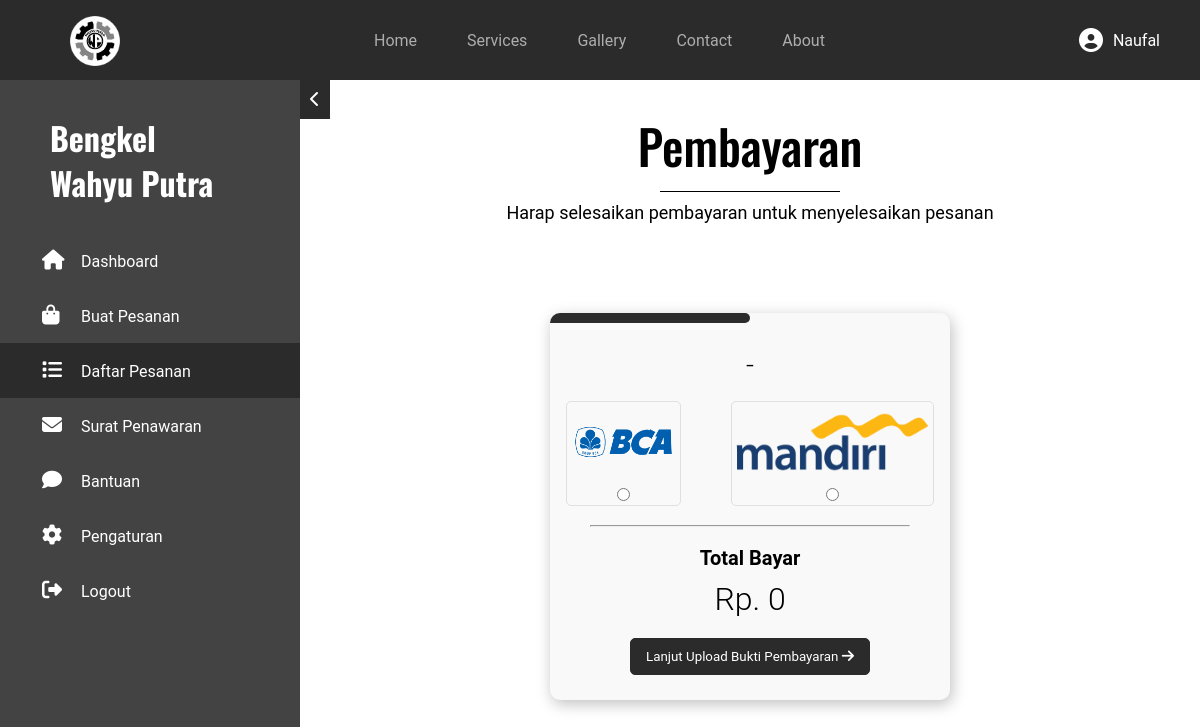
/dashboard/pages/payment/index.php?no=3 (signed in), run on an earlier commit of the app's database.
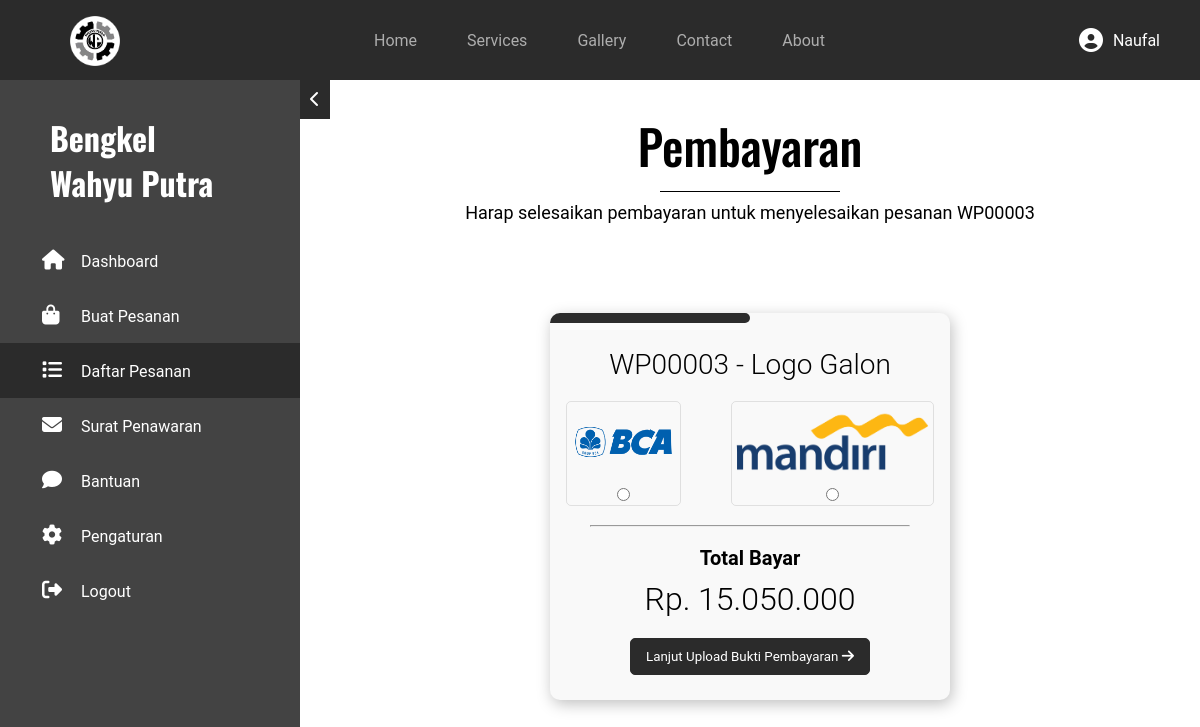
And on a later commit of the database.
### tables this page shows
CREATE TABLE `penawaran` (
  `id_penawaran` int(11) NOT NULL,
  `no_pesanan` int(11) NOT NULL,
  `surat_penawaran` varchar(500) NOT NULL,
  `harga` int(11) NOT NULL,
  `tgl_penawaran` date NOT NULL DEFAULT curdate(),
  `waktu_penawaran` time NOT NULL DEFAULT curtime(),
  `status_penawaran` enum('Diterbitkan','Negosiasi','Disetujui','Terbit Baru') NOT NULL DEFAULT 'Diterbitkan'
);

CREATE TABLE `pemesanan_item` (
  `id_item` int(11) NOT NULL,
  `no_pesanan` int(11) NOT NULL,
  `nama_item` varchar(30) NOT NULL,
  `desain_gambar` varchar(255) NOT NULL,
  `material` varchar(20) NOT NULL,
  `jumlah_item` int(11) NOT NULL
);

### dashboard/pages/payment/index.php (the view, shortened to what this page needs)
<?php
require_once $_SERVER['DOCUMENT_ROOT'] . "/bengkel-wahyu-putra/includes/global/koneksi.php";
$stmt = $conn->prepare("SELECT *, CONCAT('WP', LPAD(ps.no_pesanan, 5, '0')) AS nomor_pesanan
FROM penawaran pw
JOIN pemesanan ps ON ps.no_pesanan = pw.no_pesanan
JOIN pemesanan_item pi ON pi.no_pesanan = pw.no_pesanan
WHERE pw.no_pesanan = ? && status_penawaran = 3");
$stmt->bind_param('i', $_GET['no']);
$stmt->execute();
$result = $stmt->get_result();
$row = $result->fetch_assoc();
?>
<!DOCTYPE html>
<html lang="en">
<head>
    <link rel="stylesheet" href="../../../assets/css/global.css">
    <link rel="stylesheet" href="../../../assets/css/user.css">
    <link rel="stylesheet" href="../../../assets/fontawesome/css/all.css">
</head>
<body>
    <?php require_once $_SERVER['DOCUMENT_ROOT'] . "/bengkel-wahyu-putra/includes/global/nav.php"; ?>
    <main>
        <?php require_once $_SERVER['DOCUMENT_ROOT'] . "/bengkel-wahyu-putra/includes/user/aside.php"; ?>
        <section class="utama pembayaran">
            <h1>Pembayaran</h1>
            <hr class="hr-standar" style="width: 15dvw; margin: 10px auto;">
            <p>Harap selesaikan pembayaran untuk menyelesaikan pesanan <?= $row['nomor_pesanan'] ?></p><br>
            <form action="./?no=<?= $row['no_pesanan'] ?>" method="POST" enctype="multipart/form-data">
                <div class="progress-bar"></div>
                <div class="form-pembayaran">
                    <div class="step-form" id="form1">
                        <h2><?= $row['nomor_pesanan'] ?> - <?= $row['nama_item'] ?></h2>
                        <div class="input-box">
                            <div class="radio-box">
                                <label for="bca">
                                    <img src="../../../assets/img/bca.png" alt="Bank BCA">
                                </label>
                                <input type="radio" name="metode" id="bca" value="BCA">
                            </div>
                            <div class="radio-box">
                                <label for="mandiri">
                                    <img src="../../../assets/img/mandiri.png" alt="Bank Mandiri">
                                </label>
                                <input type="radio" name="metode" id="mandiri" value="Mandiri">
                            </div>
                        </div>
                        <br>
                        <hr><br>
                        <strong style="font-size: 20px;">Total Bayar</strong>
                        <?php
                        $rp = number_format($row['harga'], 0, ',', '.')
                        ?>
                        <h1>Rp. <?= $rp ?></h1>
                        <div class="btn" style="margin-top: 20px;">
                            <button type="button" id="next">
                                Lanjut Upload Bukti Pembayaran
                                <i class="fas fa-arrow-right"></i>
                            </button>
                        </div>
                    </div>
                </div>
            </form>
        </section>
    </main>
</body>
</html>

What changed in the data, as far as the page shows it:
now on this page (row edited): penawaran: pemesanan_item.nama_item "Logo Galon", harga "15.050.000"
Also different on the page:
$row['nomor_pesanan']: (not shown) → "WP00003"
$rp: "0" → (not shown)
